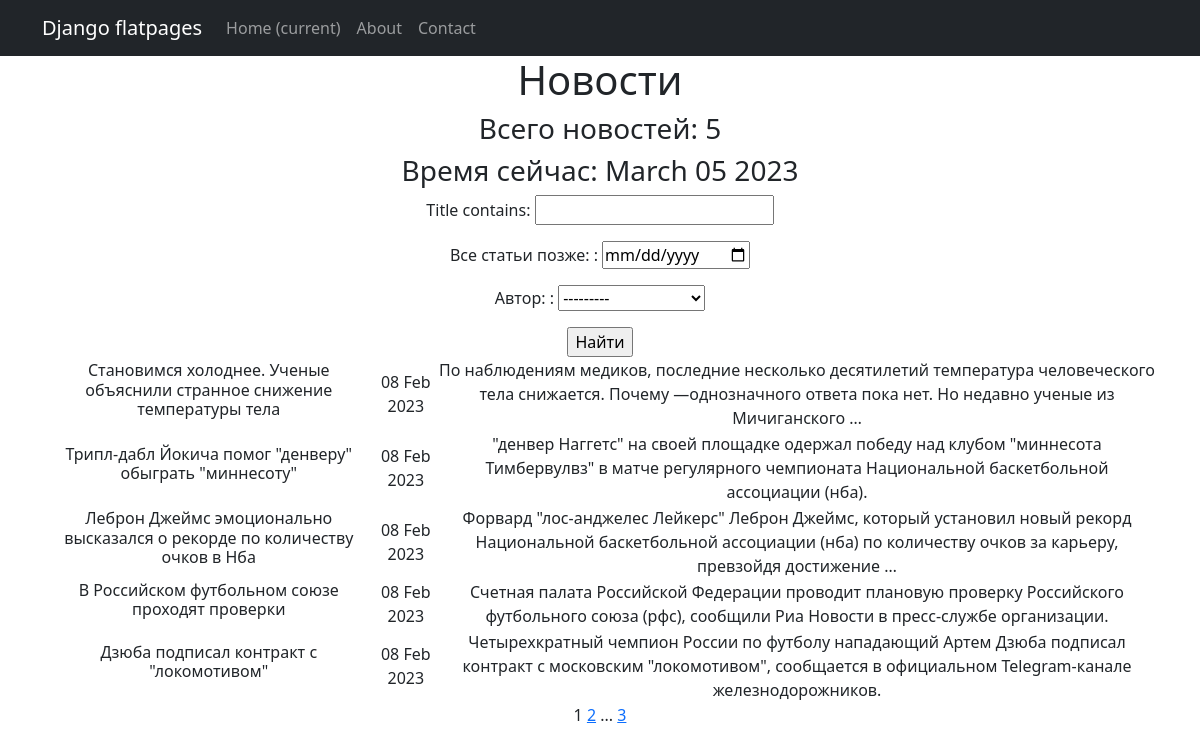
The app's page /news/search/ with its own data.
### content/models.py (models this page shows, shortened)
class Post(models.Model):
    article = 'A'
    news = 'N'
    TYPES = [
        (article, 'Статья'),
        (news, 'Новость')
    ]
    author = models.ForeignKey(Author, on_delete=models.CASCADE)
    type = models.CharField(max_length=2,
                                choices=TYPES,
                                default=article)
    time_in = models.DateTimeField(auto_now_add=True)
    category = models.ManyToManyField(Category, through='PostCategory')
    title = models.TextField(default='Заголовок')
    text = models.TextField(default='Содержание')
    rating = models.IntegerField(default=0)

### content/views.py (the view)
# urls.py: path('search/', NewsSearchView.as_view(), name='news_search'),
class NewsSearchView(ListView):
    model = Post
    paginate_by = 5
    context_object_name = 'news_search'
    ordering = '-time_in'
    template_name = 'news_search.html'
    def get_queryset(self):
        queryset = super().get_queryset()
        self.filterset = PostFilter(self.request.GET, queryset)
        return self.filterset.qs
    def get_context_data(self, **kwargs):
        context = super().get_context_data(**kwargs)
        context['filterset'] = self.filterset
        return context

### content/templatetags/custom_filters.py (called while the page is built)
def checking_letter(value:str, orig:list, num:int):
    if orig[num][0].isupper():
        changed = list(value)
        changed[0] = changed[0].upper()
        changed = "".join(changed)
        return changed
    else:
        return value

@register.filter()
def censor(value):
    try:
        original_str = value.split(' ')
        lower_str = value.lower().split(' ')
        result = []
        i = -1
        for word in lower_str:
            i += 1
            if word in BANNED_WORDS:
                word = replace_with_stars(word)
            word = checking_letter(word, original_str, i)
            result.append(word)
        return " ".join(result)
    except ValueError:
        print("Переданная переменная не является строковой!")
        return value

### content/templatetags/custom_tags.py (called while the page is built)
@register.simple_tag(takes_context=True)
def url_replace(context, **kwargs):
    d = context['request'].GET.copy()
    print(context['request'].GET)
    print(kwargs.items())
    for k, v in kwargs.items():
        d[k] = v
    return d.urlencode()

@register.simple_tag()
def time_now(format_string='%B %d %Y'):
    return datetime.utcnow().strftime(format_string)

### templates/news_search.html (shortened to what this page needs)
{% extends 'flatpages/default.html' %}
{% load custom_filters %}
{% load custom_tags %}
{% block content %}
<h1>Новости</h1>
<h3>Всего новостей: {{ news_search | length }}</h3>
<h3>Время сейчас: {% time_now %}</h3>
<form action="" method="get">
   {{ filterset.form.as_p }}
   <input type="submit" value="Найти" />
</form>
{% if news_search %}
    <table>
    {% for obj in news_search %}
            <tr>
                <td><h6>{{ obj.title | censor }}</h6></td>
                <td>{{ obj.time_in | date:'d M Y' }}</td>
                <td>{{ obj.text | truncatewords:20 | censor}}</td>
            </tr>
    {% endfor %}
    </table>
{% endif %}
{{ page_obj.number }}
{% if page_obj.has_next %}
    <a href="?{% url_replace page=page_obj.next_page_number %}">{{ page_obj.next_page_number }}</a>
    {% if paginator.num_pages != page_obj.next_page_number %}
        ...
        <a href="?{% url_replace page=paginator.num_pages %}">{{ paginator.num_pages }}</a>
    {% endif %}
{% endif %}
{% endblock content %}

### records on screen
Post: title|censor "Становимся холоднее. Ученые объяснили странное снижение температуры тела", time_in "08 Feb 2023", text|censor "По наблюдениям медиков, последние несколько десятилетий температура человеческого тела снижается. Почему —однозначного ответа пока нет. Но недавно ученые из Мичиганского …"
Post: title|censor "Трипл-дабл Йокича помог \"денверу\" обыграть \"миннесоту\"", time_in "08 Feb 2023", text|censor "\"денвер Наггетс\" на своей площадке одержал победу над клубом \"миннесота Тимбервулвз\" в матче регулярного чемпионата Национальной баскетбольной ассоциации (нба)."
Post: title|censor "Леброн Джеймс эмоционально высказался о рекорде по количеству очков в Нба", time_in "08 Feb 2023", text|censor "Форвард \"лос-анджелес Лейкерс\" Леброн Джеймс, который установил новый рекорд Национальной баскетбольной ассоциации (нба) по количеству очков за карьеру, превзойдя достижение …"
Post: title|censor "В Российском футбольном союзе проходят проверки", time_in "08 Feb 2023", text|censor "Счетная палата Российской Федерации проводит плановую проверку Российского футбольного союза (рфс), сообщили Риа Новости в пресс-службе организации."
Post: title|censor "Дзюба подписал контракт с \"локомотивом\"", time_in "08 Feb 2023", text|censor "Четырехкратный чемпион России по футболу нападающий Артем Дзюба подписал контракт с московским \"локомотивом\", сообщается в официальном Telegram-канале железнодорожников."

### other values on screen
{{ news_search | length }} "5"
{{ page_obj.number }} "1"
{{ page_obj.next_page_number }} "2"
{{ paginator.num_pages }} "3"
